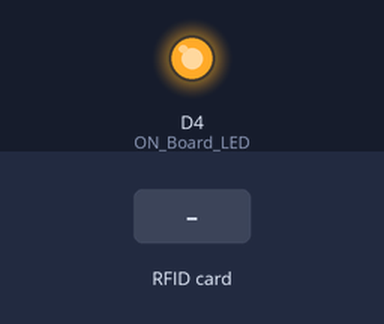
Simulated run of this sketch. Board: ESP8266 (NodeMCU). Shown: output pins drawn as LEDs (lit = HIGH). The inputs (shaded band) are chosen by the test bench. WiFi joins after 1.5 s; servers stay silent unless stated; uploads are accepted with an empty reply; the local clock reads 2024-03-15 10:24:30 at power-on unless the sketch sets it; what the sketch prints to the serial monitor is not drawn.

Above: at 3.2 s.
3.3 s: RFID card 5E 7A 19 C4 held to the reader
At 4.1 s:
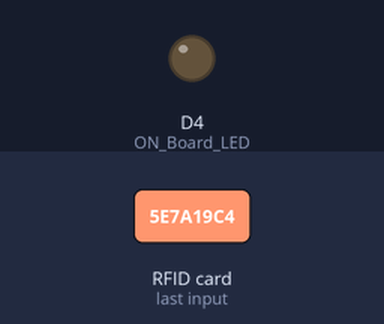
Timing chart, 0 to 6.3 s (numbered marks = the images above; inputs shaded):
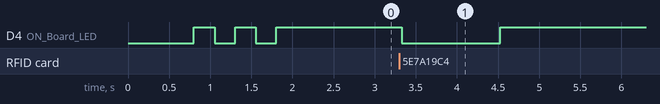

The sketch:

httpsConnection.ino
```cpp
#include <ESP8266WebServer.h>
#include <ESP8266HTTPClient.h>
#include <ESP8266WiFi.h>
#include <WiFiClientSecureBearSSL.h>

#include <SPI.h>
#include <MFRC522.h>                        // https://github.com/miguelbalboa/rfid

#define SS_PIN D2                           // SDA - D2
#define RST_PIN D1                          // RST - D1
MFRC522 mfrc522(SS_PIN, RST_PIN);           // Создаём экземпляр класса MFRC522.

#define ON_Board_LED 2                      // Светодиод горит пока карта поднесена к считывателю

const char* ssid = "The GYM";
const char* password = "80Mb11183";
const String readerUID = "001";
const String readerPassword = "Sd23mfm!lsdl2323230000323";
const String readerEmail = "cardreader@mail.ru";
//Fingerprint (might need to be updated)
//const uint8_t fingerprint[20] = {0x7A, 0x19, 0x06, 0xB0, 0x69, 0x72, 0xA3, 0x77, 0xA4, 0x92, 0xFE, 0xA2, 0x29, 0x59, 0xD2, 0x87, 0x76, 0xF7, 0x77, 0xFE};
const char IRG_Root_X1 [] PROGMEM = R"CERT(
-----BEGIN CERTIFICATE-----
MIIGJjCCBQ6gAwIBAgISAzqKV8ykNgB5cWIo+Vfy03mSMA0GCSqGSIb3DQEBCwUA
MDIxCzAJBgNVBAYTAlVTMRYwFAYDVQQKEw1MZXQncyBFbmNyeXB0MQswCQYDVQQD
EwJSMzAeFw0yMzAyMTUxNDAwMTFaFw0yMzA1MTYxNDAwMTBaMBsxGTAXBgNVBAMM
ECoudXAucmFpbHdheS5hcHAwggIiMA0GCSqGSIb3DQEBAQUAA4ICDwAwggIKAoIC
AQDBwV2e51AJo3+0qKSezlRFsjRHmnLafcN/ouwxSfbmTQclOowqPfWAtSo47hzl
LV3D0Rfbt5jOePDGfNi9SrqEM79/OlDBBF2K+sj2hx4f9d3//uX8znIE+QIpWOzt
fCMHcxmqFXZFbpHm5Wv5Z5ph9FRBbzVHFt11LtV6gR7h/GMVTa5NX4C5jeWetcnG
fm06/LyHqdYNs67vKFoPBiluN652pPDBo9UL1DLcKJsqmwS9PEw341lyfeKECY1C
UPYHthDsV7/WwIL4Faj8dtAJRBzde758BBTJfe4lyhh46FX61I5OezmzIndyy1Ap
Jb7ebX5MRyvJLkveJTsckTiNuMckDd95hZ3EsLxDbl7wXpu19CRjKdzUc4RJzfy5
iggcw1GEsjg2n1Syw17OZmCO76rJ4sdg0M1asbJipCdSbXL3qjpb3wlIgJCHBh7W
7GZ4sJ8A7AjWyJ5ebOgBvPxwePiFMQkwGPV0fjeV1kseXmpqpAQrce7pKpa9B7i2
4akWp9xu+1EIeVH9wkLCevpsqDP9OIDYZ2Znk8e3fqZ6G+hpC2URjdi9/qs6L8wN
fptawEn19GDgN7rZYIZ5yj3kZueq8eDR3TaDpef96E/VW/+G+vHAr83A1kBf/Quf
st7AqTT8cvRs+3bR3XOitEg8u3cari3Z64dwpIxfiP8I6wIDAQABo4ICSzCCAkcw
DgYDVR0PAQH/BAQDAgWgMB0GA1UdJQQWMBQGCCsGAQUFBwMBBggrBgEFBQcDAjAM
BgNVHRMBAf8EAjAAMB0GA1UdDgQWBBTCiWAmFr+WjZBDQjenIGWdn8YlKjAfBgNV
HSMEGDAWgBQULrMXt1hWy65QCUDmH6+dixTCxjBVBggrBgEFBQcBAQRJMEcwIQYI
KwYBBQUHMAGGFWh0dHA6Ly9yMy5vLmxlbmNyLm9yZzAiBggrBgEFBQcwAoYWaHR0
cDovL3IzLmkubGVuY3Iub3JnLzAbBgNVHREEFDASghAqLnVwLnJhaWx3YXkuYXBw
MEwGA1UdIARFMEMwCAYGZ4EMAQIBMDcGCysGAQQBgt8TAQEBMCgwJgYIKwYBBQUH
AgEWGmh0dHA6Ly9jcHMubGV0c2VuY3J5cHQub3JnMIIBBAYKKwYBBAHWeQIEAgSB
9QSB8gDwAHYAtz77JN+cTbp18jnFulj0bF38Qs96nzXEnh0JgSXttJkAAAGGVZcc
AAAABAMARzBFAiAtPh4tdALjrenKaGGLkds+UyYycSXr8wBkaXpdwzZ1IAIhAPVB
nevXNqUTFXM+bwTcnoDT270YMSkk/tAgW6zD1beUAHYA6D7Q2j71BjUy51covIlr
yQPTy9ERa+zraeF3fW0GvW4AAAGGVZccBgAABAMARzBFAiAeu2PLVPjNIN2K32wW
DPd9IBaEcFtBsu7feCKV2R29ZAIhAK0LI974DEMBJmOtvNg/KxMqQ5iVNXTCSNoP
I8JuFQ/6MA0GCSqGSIb3DQEBCwUAA4IBAQArzb/44AK7wL1Jc556I9J2PpXG/3Qx
uArPx6FiL72Jy20ozUuRGRzGJYbsQ3Ja08lSMiJrDytnFYc+BPE87o4MiCmv4VPw
bzbsCgrKVv46x6RtPWUVk1MjNKPVs4bU+P0Kw6QEzRcLAYjverG3mQFOfRoekpXM
ajQziZKADmPoQWXu6Tlz22POVF1IsgFA4LiM6Yv7tmP6xKplRLR1MLzy3KkxcYa6
5tc35WgIrTK+mW3GVZDMx7JYQt1DY5v7EEj6fqMHJ2KqPlh2q2xLmbNWXx3K5QYx
QwCtkw/lleNBJtvHgxa3Io67Tbc/GRTAgFC607YzM/ZS+aBgLY3Ctkeh
-----END CERTIFICATE-----
)CERT";

ESP8266WebServer server(80);                // Сервер на 80 порту

int readsuccess;
byte readcard[4];
char str[32] = "";
String StrUID;

X509List cert(IRG_Root_X1);

void setup() {
  Serial.begin(115200);                     // Скорость серийного монитора
  SPI.begin();                              // Инициализация шины SPI
  mfrc522.PCD_Init();                       // Инициализация считывателя MFRC522

  delay(500);

  WiFi.begin(ssid, password);               // Соединение с WiFi роутером
  Serial.println("Connecting to WiFi ..");

  pinMode(ON_Board_LED, OUTPUT);
  digitalWrite(ON_Board_LED, HIGH);         // Выключаем светодиод

   Serial.print("Подключение ");
  while (WiFi.status() != WL_CONNECTED) {
    Serial.print(".");
// Мигает при подключении к роутеру
    digitalWrite(ON_Board_LED, LOW);
    delay(250);
    digitalWrite(ON_Board_LED, HIGH);
    delay(250);
  }
  //--
  configTime(3 * 3600, 0, "pool.ntp.org", "time.nist.gov");

  Serial.print("Waiting for NTP time sync: ");
  time_t now = time(nullptr);
  while (now < 8 * 3600 * 2) {
    delay(500);
    Serial.print(".");
    now = time(nullptr);
  }
  Serial.println("");
  struct tm timeinfo;
  gmtime_r(&now, &timeinfo);
  Serial.print("Current time: ");
  Serial.print(asctime(&timeinfo));
  //--
  digitalWrite(ON_Board_LED, HIGH);         // Выключаем светодиод после соединения с роутером
// Выводим IP адрес при подключении к WIFI сети
  Serial.println("");
  Serial.print("Подключение к сети : ");
  Serial.println(ssid);
  Serial.print("IP адрес: ");
  Serial.println(WiFi.localIP());

  Serial.println("Приложите карту или брелок, чтобы увидеть UID");
  Serial.println("");
}

void loop() {
  readsuccess = getid();                    // Получаем ID карты в функции getid() и сохраняем в переменную

  if (readsuccess) {
    //
    /*std::unique_ptr<BearSSL::WiFiClientSecure>client(new BearSSL::WiFiClientSecure);
    client->setFingerprint(fingerprint);*/
    //
    WiFiClientSecure client;
    //
    digitalWrite(ON_Board_LED, LOW);
    client.setTrustAnchors(&cert);
    HTTPClient https;                        // Объявляем объект класса HttpClient

    String userUIDresultSend, postData, readerUIDresultSend;
    userUIDresultSend = StrUID;
    readerUIDresultSend = readerUID;         //?? передали нашу const str "номер считываетля" в переменную class string
    //postData = "{ \"userUID\": \"" + userUIDresultSend + "\" }";  // Переменная для хранения запроса "userUIDresult=UIDresultSend"

    postData = "{ \"userUID\": \"" + userUIDresultSend + "\" , \"readerUID\": \"" + readerUIDresultSend + "\" , \"email\": \"" + readerEmail + "\" , \"password\": \"" + readerPassword + "\"}";

    https.begin(client, "https://startuem-backend-production-b2ba.up.railway.app/cardReader/postUID");  // URL адрес к PHP скрипту
    https.addHeader("Content-Type", "application/json");              // Специальный заголовок типа содержимого

    int httpCode = https.POST(postData);       // Отправляем запрос

    Serial.println(userUIDresultSend);        // Печатаем UID
    Serial.println(httpCode);                 // Печатаем код возврата HTTP

    https.end();
    Serial.print("https end");                               // Закрываем соединение
    delay(1000);
    digitalWrite(ON_Board_LED, HIGH);
  }
}
//------------------------------------------------------------------------------------------------------------------------------------------------------------------------------------------//

// Процедура считывания и получения UID с карты или брелка
int getid() {
  if (!mfrc522.PICC_IsNewCardPresent()) {
    return 0;
  }
  if (!mfrc522.PICC_ReadCardSerial()) {
    return 0;
  }


  Serial.print("UID ОТСКАНИРОВАННОЙ КАРТЫ : ");

  for (int i = 0; i < 4; i++) {
    readcard[i] = mfrc522.uid.uidByte[i];     // сохранение UID тега в считываемой карте
    array_to_string(readcard, 4, str);
    StrUID = str;
  }
  mfrc522.PICC_HaltA();
  return 1;
}

// Процедура изменения результата считывания UID массива в строку
void array_to_string(byte array[], unsigned int len, char buffer[]) {
  for (unsigned int i = 0; i < len; i++)
  {
    byte nib1 = (array[i] >> 4) & 0x0F;
    byte nib2 = (array[i] >> 0) & 0x0F;
    buffer[i * 2 + 0] = nib1  < 0xA ? '0' + nib1  : 'A' + nib1  - 0xA;
    buffer[i * 2 + 1] = nib2  < 0xA ? '0' + nib2  : 'A' + nib2  - 0xA;
  }
  buffer[len * 2] = '\0';
}
```

Measured:
- after the input at 3.3 s, D4 (ON_Board_LED): HIGH → LOW at once, → HIGH 1.2 s later
